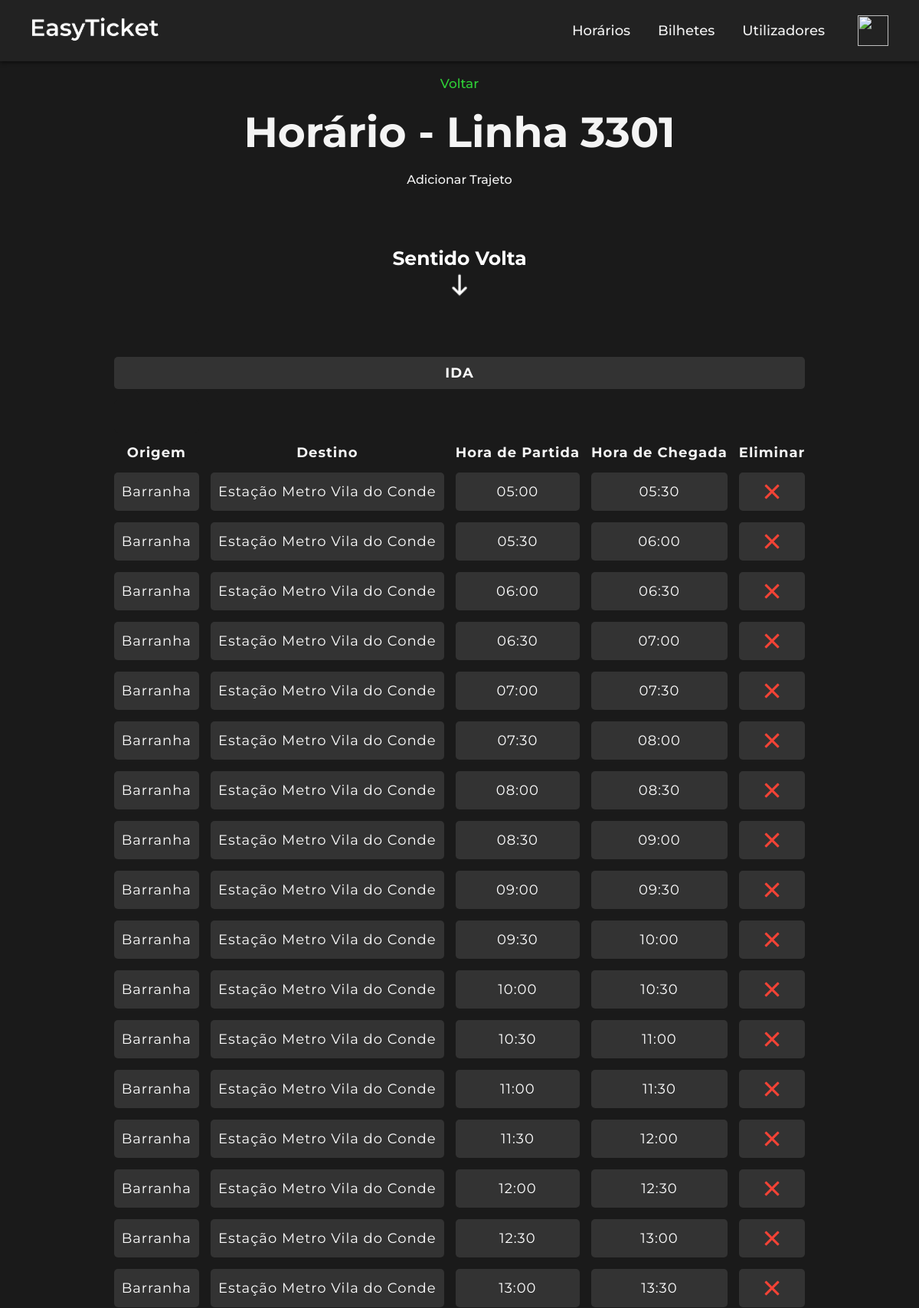
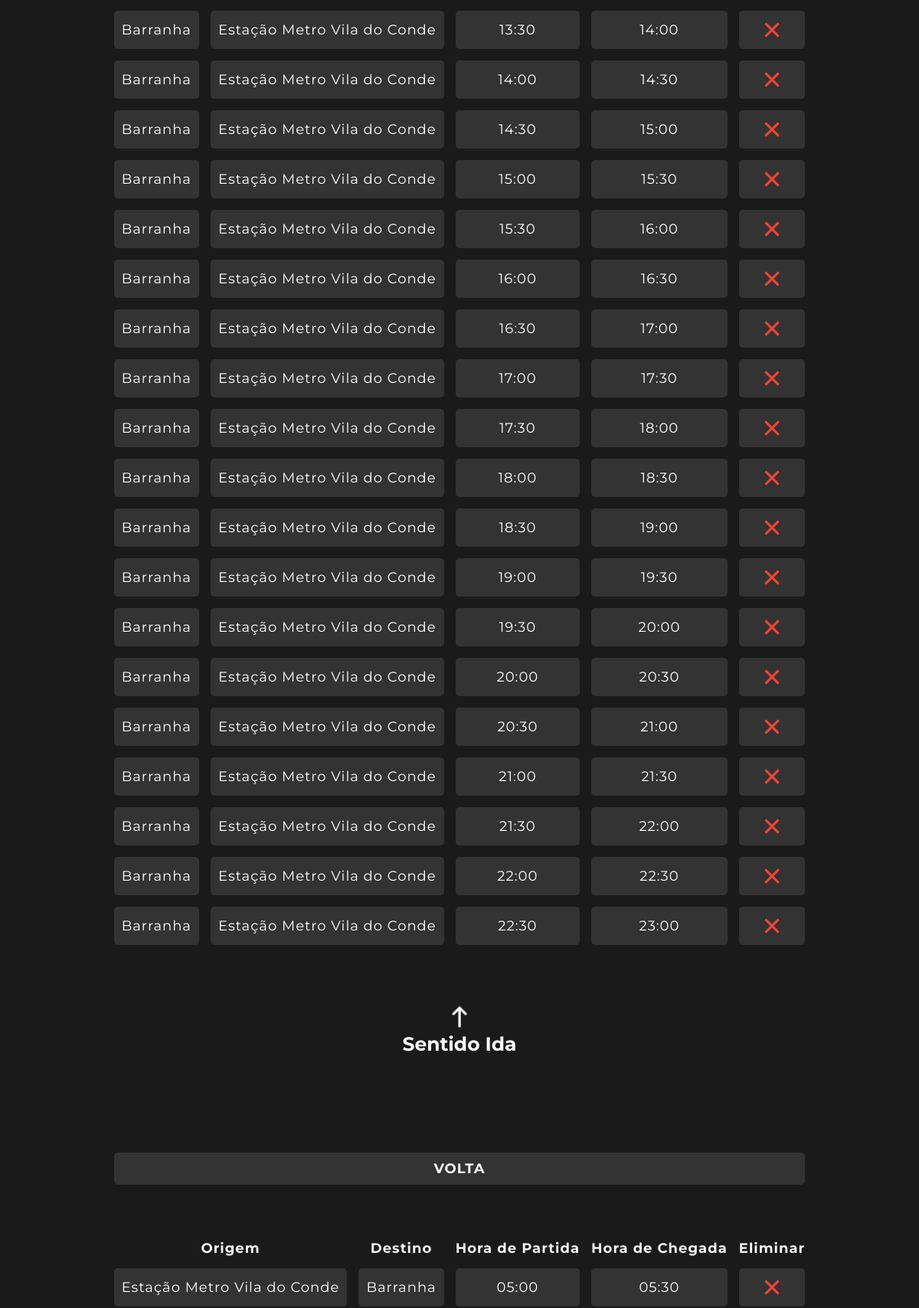
The page /linha_3301.php (signed in, upper part) on the database its author committed (2 pictures, top to bottom).
### tables this page shows
CREATE TABLE `viagem` (
  `id_viagem` int(11) NOT NULL,
  `id_autocarro` int(11) NOT NULL,
  `linha_autocarro` int(4) NOT NULL,
  `sentido` set('ida','volta') NOT NULL DEFAULT 'ida',
  `origem` varchar(40) NOT NULL,
  `destino` varchar(40) NOT NULL,
  `hora_partida` time NOT NULL,
  `hora_chegada` time NOT NULL
);

### linha_3301.php (the view, shortened to what this page needs)
<?php
if ($_SESSION['tipo_utilizador'] == 'admin') {
    require_once('menu.php');
} elseif ($_SESSION['tipo_utilizador'] == 'user') {
    require_once('menu2.php');
} elseif ($_SESSION['tipo_utilizador'] == 'semregisto') {
    require_once('menu3.php');
}
require_once('ligarbd.php');
$linha_autocarro = 3301;
$consulta_ida = "SELECT id_viagem, linha_autocarro, origem, destino, SUBSTRING(hora_partida, 1, 5) AS hora_partida, SUBSTRING(hora_chegada, 1, 5) AS hora_chegada
             FROM viagem WHERE sentido='ida' AND linha_autocarro = '$linha_autocarro' ORDER BY hora_partida";
$resultado_ida = mysqli_query($basedados, $consulta_ida);
$nregistos_ida = mysqli_num_rows($resultado_ida);
$consulta_volta = "SELECT id_viagem, linha_autocarro, origem, destino, SUBSTRING(hora_partida, 1, 5) AS hora_partida, SUBSTRING(hora_chegada, 1, 5) AS hora_chegada
             FROM viagem WHERE sentido='volta' AND linha_autocarro = '$linha_autocarro' ORDER BY hora_partida";
$resultado_volta = mysqli_query($basedados, $consulta_volta);
$nregistos_volta = mysqli_num_rows($resultado_volta);
?>
<html>
<head>
    <link href="style.css" rel="stylesheet" type="text/css">
</head>
<body>
<center>
    <br>
<center>
<a href="inicio.php#horarios">Voltar</a>
<br>
<h1>Horário - Linha 3301</h1>
    <br>
    <?php
if (isset($_SESSION['tipo_utilizador']) && $_SESSION['tipo_utilizador'] === "admin") {
	?>
    <p style="cursor:pointer;" onclick="scrollToBottom()">Adicionar Trajeto</p>
    <br><br>
<?php
}
?>
<?php
if ($nregistos_ida == 0 && $nregistos_volta == 0) {
    echo "<h1>Não há registos existentes para esta linha!</h1>";
    echo '<br><br><br><br>';
	if (isset($_SESSION['tipo_utilizador']) && $_SESSION['tipo_utilizador'] === "admin") {
    echo "<h2>Inserir Novo Trajeto</h2>";
    echo "<br>";
    echo "<a onclick='confirmainserir();'>";
    echo "<img src='img/inserir.png' title='Inserir' style='cursor: pointer;' >";
    echo "</a>";
    echo "<table>";
    echo "<tr><td style='background-color: #1a1a1a;'>&nbsp;</td></tr>";
    echo "</table>";
	}
    echo "<br>";
} else {
    ?>
<table class="trajeto-table">
    <?php
    if ($nregistos_ida == 0) {
        echo '<br><br><br><br>';
        echo "<p>Não há registos disponíveis para o sentido de ida.</p>";
    } else {
        if ($nregistos_volta > 0) {
            echo '<p class="section-link"><a href="javascript:void(0)" onclick="scrollToSection(\'volta\')">Sentido Volta</a></p>';
            echo '<img src="img/seta_baixo.png" class="section-img" onclick="scrollToSection(\'volta\')">';
        }
        echo '<tr>';
        echo '<br>';
        echo '<td colspan="7" style="text-align: center; font-weight: bold;" id="ida">IDA</td>';
        echo '<tr><td style="background-color: #1a1a1a;">&nbsp;</td></tr>';
        echo '</tr>';
        echo '<tr>';
        echo '<th> Origem </th>';
        echo '<th> Destino </th>';
        echo '<th> Hora de Partida </th>';
        echo '<th> Hora de Chegada </th>';
        if (isset($_SESSION['tipo_utilizador']) && $_SESSION['tipo_utilizador'] === "admin") {
            echo '<th> Eliminar </th>';
        }
        echo '</tr>';
        for ($i = 0; $i < $nregistos_ida; $i++) {
            $registo = mysqli_fetch_array($resultado_ida);
            echo '<tr>';
            echo '<td>'.$registo['origem'].'</td>';
            echo '<td>'.$registo['destino'].'</td>';
            echo '<td>'.$registo['hora_partida'].'</td>';
            echo '<td>'.$registo['hora_chegada'].'</td>';
            if (isset($_SESSION['tipo_utilizador']) && $_SESSION['tipo_utilizador'] === "admin") {
                echo '<td align="center"> <a onClick="confirmaremover(' . $registo['id_viagem'] . ');" style="cursor: pointer;">';
                echo '<img class="img-icon" src="img/eliminar.png"> </a></td>';
            }
            echo '</tr>';
        }
    }
    ?>
</table>
<br>
<table class="trajeto-table">
    <?php
    if ($nregistos_volta == 0) {
        echo '<br><br><br><br>';
        echo "<p>Não há registos disponíveis para o sentido de volta.</p>";
    } else {
        if ($nregistos_ida > 0) {
            echo '<img src="img/seta_cima.png" class="section-img" onclick="scrollToSection(\'ida\')">';
            echo '<p class="section-link"><a href="javascript:void(0)" onclick="scrollToSection(\'ida\')">Sentido Ida</a></p>';
        }
        echo '<tr>';
        echo '<tr><td style="background-color: #1a1a1a;">&nbsp;</td></tr>';
        echo '<td colspan="7" style="text-align: center; font-weight: bold;" id="volta">VOLTA</td>';
        echo '<tr><td style="background-color: #1a1a1a;">&nbsp;</td></tr>';
        echo '</tr>';
        echo '<tr>';
        echo '<th> Origem </th>';
        echo '<th> Destino </th>';
        echo '<th> Hora de Partida </th>';
        echo '<th> Hora de Chegada </th>';
        if (isset($_SESSION['tipo_utilizador']) && $_SESSION['tipo_utilizador'] === "admin") {
            echo '<th> Eliminar </th>';
        }
        echo '</tr>';
        for ($i = 0; $i < $nregistos_volta; $i++) {
            $registo = mysqli_fetch_array($resultado_volta);
            echo '<tr>';
            echo '<td>'.$registo['origem'].'</td>';
            echo '<td>'.$registo['destino'].'</td>';
            echo '<td>'.$registo['hora_partida'].'</td>';
            echo '<td>'.$registo['hora_chegada'].'</td>';
			if (isset($_SESSION['tipo_utilizador']) && $_SESSION['tipo_utilizador'] === "admin") {
				echo '<td align="center"> <a onClick="confirmaremover(' . $registo['id_viagem'] . ');" style="cursor: pointer;">';
				echo '<img class="img-icon" src="img/eliminar.png"> </a></td>';
			}
            echo '</tr>';
        }
    }
    ?>
</table>
<?php
if (isset($_SESSION['tipo_utilizador']) && $_SESSION['tipo_utilizador'] === "admin") {
	?>
<br><br>
<br>
<?php
}
?>
<br><br><br>
<?php
if ($nregistos_ida > 0 && $nregistos_volta > 0) {
?>
    <br>
<?php
    }
}
?>
    <br><br>
</center>
</body>
</html>

### style_navbar.css (style rules this page uses)
body { font-family: Arial, sans-serif; font-weight: 500; margin: 0; padding: 0; background-color: #1a1a1a; color: #f4f4f4; }
* { margin: 0; padding: 0; box-sizing: border-box; font-family: 'Montserrat', sans-serif; user-select: none; -moz-user-select: none; -webkit-user-select: none; -ms-user-select: none; -webkit-user-drag: none; -khtml-user-drag: none; -moz-user-drag: none; -o-user-drag: none; }
@media screen and (max-width: 1919px) and (min-width: 501px) { h1 { font-size: 50px; margin-top: 20px; } }
@media screen and (max-width: 1919px) and (min-width: 501px) { body { font-family: Arial, sans-serif; font-weight: 500; margin: 0; padding: 0; background-color: #1a1a1a; color: #f4f4f4; } }
@media screen and (max-width: 1919px) and (min-width: 501px) { a { color: #2ece36; font-weight: 500; font-size: 20px; text-decoration: none; transition: color 0.3s ease; } }

### style.css (style rules this page uses)
* { user-select: none; -moz-user-select: none; -webkit-user-select: none; -ms-user-select: none; -webkit-user-drag: none; -khtml-user-drag: none; -moz-user-drag: none; -o-user-drag: none; margin: 0; padding: 0; box-sizing: border-box; font-family: 'Montserrat', sans-serif; }
p, svg, button,input, img:active, a:active { -webkit-tap-highlight-color: rgba(0, 0, 0, 0); -webkit-focus-ring-color: rgba(0, 0, 0, 0); outline: none !important; }
@media screen and (max-width: 1919px) and (min-width: 501px) { h1 { font-size: 55px; margin-top: 20px; text-align: center; } }
@media screen and (max-width: 1919px) and (min-width: 501px) { body { font-family: Arial, sans-serif; font-weight: 500; margin: 0; padding: 0; background-color: #1a1a1a; color: #f4f4f4; } }
@media screen and (max-width: 1919px) and (min-width: 501px) { a { color: #2ece36; font-weight: 500; font-size: 17px; text-decoration: none; transition: color 0.3s ease; } }
@media screen and (max-width: 1919px) and (min-width: 501px) { table { margin: 0 auto; border-collapse: separate; border-spacing: 15px; font-size: 18px; text-align: center; letter-spacing: 1px; vertical-align: middle; width: auto; } }
@media screen and (max-width: 1919px) and (min-width: 501px) { td { border-radius: 5px; background-color: rgb(51, 51, 51); padding: 10px; color: white; } }
@media screen and (max-width: 1919px) and (min-width: 501px) { .section-link { font-size: 20px; color: white; cursor: pointer; text-decoration: none; } }
@media screen and (max-width: 1919px) and (min-width: 501px) { .section-link a { font-size: 25px; font-weight: bold; cursor: pointer; text-decoration: none; color: white; } }
@media screen and (max-width: 1919px) and (min-width: 501px) { .section-img { cursor: pointer; width: 40px; height: auto; } }
@media screen and (max-width: 1919px) and (min-width: 501px) { .img-icon { width: 30px; height: 30px; margin: 0 auto; display: block; } }

### rows shown on the page
viagem: origem "Barranha", destino "Estação Metro Vila do Conde", hora_partida "05:00", hora_chegada "05:30"
viagem: origem "Barranha", destino "Estação Metro Vila do Conde", hora_partida "05:30", hora_chegada "06:00"
viagem: origem "Barranha", destino "Estação Metro Vila do Conde", hora_partida "06:00", hora_chegada "06:30"
viagem: origem "Barranha", destino "Estação Metro Vila do Conde", hora_partida "06:30", hora_chegada "07:00"
viagem: origem "Barranha", destino "Estação Metro Vila do Conde", hora_partida "07:00", hora_chegada "07:30"
viagem: origem "Barranha", destino "Estação Metro Vila do Conde", hora_partida "07:30", hora_chegada "08:00"
viagem: origem "Barranha", destino "Estação Metro Vila do Conde", hora_partida "08:00", hora_chegada "08:30"
viagem: origem "Barranha", destino "Estação Metro Vila do Conde", hora_partida "08:30", hora_chegada "09:00"
viagem: origem "Barranha", destino "Estação Metro Vila do Conde", hora_partida "09:00", hora_chegada "09:30"
viagem: origem "Barranha", destino "Estação Metro Vila do Conde", hora_partida "09:30", hora_chegada "10:00"
viagem: origem "Barranha", destino "Estação Metro Vila do Conde", hora_partida "10:00", hora_chegada "10:30"
viagem: origem "Barranha", destino "Estação Metro Vila do Conde", hora_partida "10:30", hora_chegada "11:00"
viagem: origem "Barranha", destino "Estação Metro Vila do Conde", hora_partida "11:00", hora_chegada "11:30"
viagem: origem "Barranha", destino "Estação Metro Vila do Conde", hora_partida "11:30", hora_chegada "12:00"
viagem: origem "Barranha", destino "Estação Metro Vila do Conde", hora_partida "12:00", hora_chegada "12:30"
viagem: origem "Barranha", destino "Estação Metro Vila do Conde", hora_partida "12:30", hora_chegada "13:00"
viagem: origem "Barranha", destino "Estação Metro Vila do Conde", hora_partida "13:00", hora_chegada "13:30"
viagem: origem "Barranha", destino "Estação Metro Vila do Conde", hora_partida "13:30", hora_chegada "14:00"
viagem: origem "Barranha", destino "Estação Metro Vila do Conde", hora_partida "14:00", hora_chegada "14:30"
viagem: origem "Barranha", destino "Estação Metro Vila do Conde", hora_partida "14:30", hora_chegada "15:00"
viagem: origem "Barranha", destino "Estação Metro Vila do Conde", hora_partida "15:00", hora_chegada "15:30"
viagem: origem "Barranha", destino "Estação Metro Vila do Conde", hora_partida "15:30", hora_chegada "16:00"
viagem: origem "Barranha", destino "Estação Metro Vila do Conde", hora_partida "16:00", hora_chegada "16:30"
viagem: origem "Barranha", destino "Estação Metro Vila do Conde", hora_partida "16:30", hora_chegada "17:00"
viagem: origem "Barranha", destino "Estação Metro Vila do Conde", hora_partida "17:00", hora_chegada "17:30"
viagem: origem "Barranha", destino "Estação Metro Vila do Conde", hora_partida "17:30", hora_chegada "18:00"
viagem: origem "Barranha", destino "Estação Metro Vila do Conde", hora_partida "18:00", hora_chegada "18:30"
viagem: origem "Barranha", destino "Estação Metro Vila do Conde", hora_partida "18:30", hora_chegada "19:00"
viagem: origem "Barranha", destino "Estação Metro Vila do Conde", hora_partida "19:00", hora_chegada "19:30"
viagem: origem "Barranha", destino "Estação Metro Vila do Conde", hora_partida "19:30", hora_chegada "20:00"
viagem: origem "Barranha", destino "Estação Metro Vila do Conde", hora_partida "20:00", hora_chegada "20:30"
viagem: origem "Barranha", destino "Estação Metro Vila do Conde", hora_partida "20:30", hora_chegada "21:00"
viagem: origem "Barranha", destino "Estação Metro Vila do Conde", hora_partida "21:00", hora_chegada "21:30"
viagem: origem "Barranha", destino "Estação Metro Vila do Conde", hora_partida "21:30", hora_chegada "22:00"
viagem: origem "Barranha", destino "Estação Metro Vila do Conde", hora_partida "22:00", hora_chegada "22:30"
viagem: origem "Barranha", destino "Estação Metro Vila do Conde", hora_partida "22:30", hora_chegada "23:00"
viagem: origem "Estação Metro Vila do Conde", destino "Barranha", hora_partida "05:00", hora_chegada "05:30"
